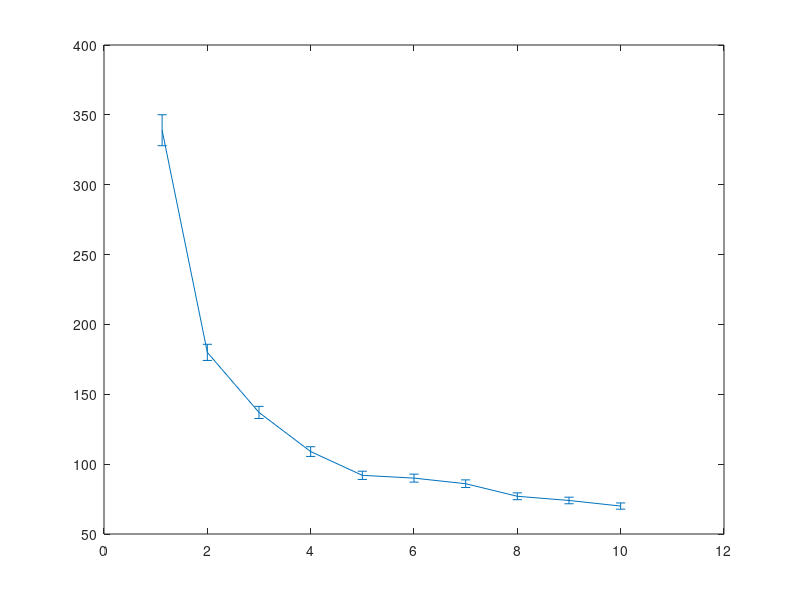

This chart was generated by the following MATLAB code: (Note: this script raises an error after producing the figure.)
clear all;
close all;
clc;

vin=[1.125 2 3 4 5 6 7 8 9 10];
sigma=[339 180 137 109 92 90 86 77 74 70];
err=[1/sqrt(937)*sigma(1) 1/sqrt(968)*sigma(2) 1/sqrt(995)*sigma(3) ...
    1/sqrt(981)*sigma(4) 1/sqrt(974)*sigma(5) 1/sqrt(993)*sigma(6) ...
    1/sqrt(987)*sigma(7) 1/sqrt(993)*sigma(8) 1/sqrt(985)*sigma(9) 1/sqrt(981)*sigma(10)];

fitfun=@(A,x)sqrt(A(1)*x.^(-2)+A(2));
xf0=[0.9,140];
A=lsqcurvefit(fitfun,xf0,vin,sigma);

%plot(vin,sigma,'r*');
E1=errorbar(vin,sigma,err);
set(E1,'LineStyle', 'none ','Color', 'r','LineWidth', 3, 'Marker', '*', 'MarkerSize', 8, ...
         'MarkerEdgeColor', [.2 .2 .2], 'MarkerFaceColor' , [0,1,1]);
xlabel('input(mV)');
ylabel('jitter rms(ps)');
grid on
hold on

times = linspace(vin(1),vin(end));
plot(times,fitfun(A,times),'b--','LineWidth', 2)
hold on

simin=[1.125 2 6 8];
simsig=[517 411 276 255];
simerr=[1/sqrt(40)*simsig(1) 1/sqrt(40)*simsig(2) 1/sqrt(40)*simsig(3) 1/sqrt(40)*simsig(4)];
E2=errorbar(simin,simsig,simerr);
set(E2,'LineStyle', 'none ','Color', 'g','LineWidth', 3, 'Marker', '.', 'MarkerSize', 8, ...
         'MarkerEdgeColor', [.2 .2 .2], 'MarkerFaceColor' , [0,1,1]);
legend('measurement data','measured data fitting','simulation data');
title('Board 2 T1V timing performance');